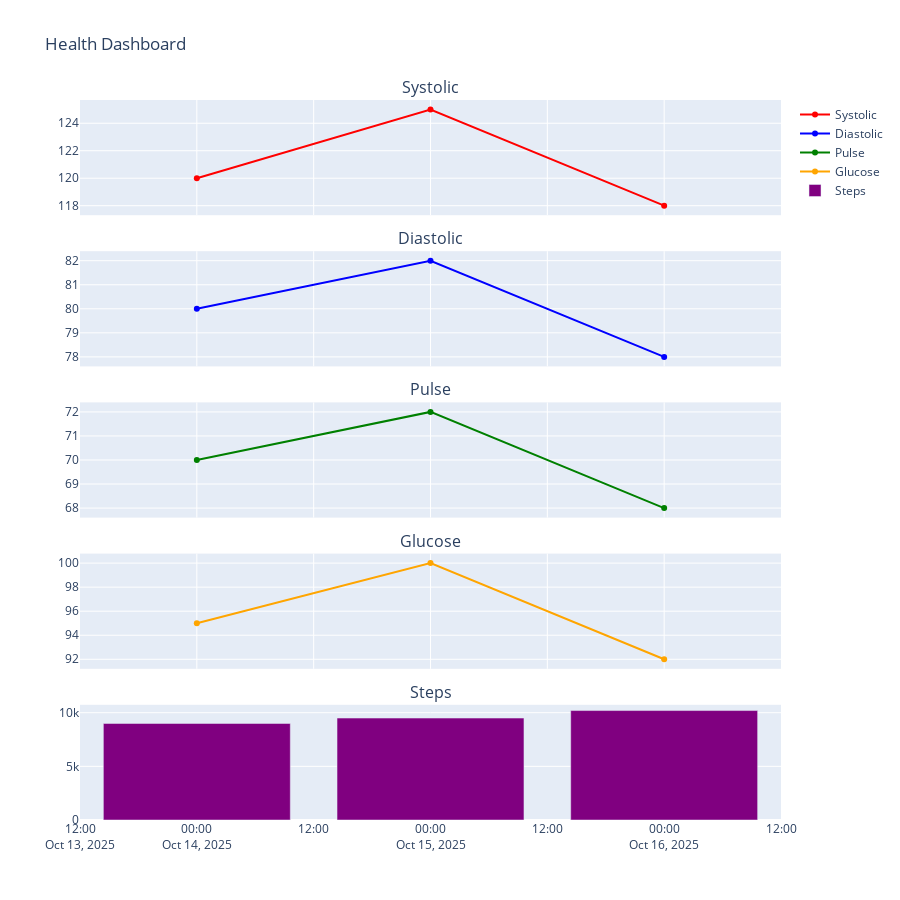

Source (notebook cell):
### Code cell
# Install Plotly if not already installed
!pip install plotly --quiet

import plotly.graph_objs as go
from plotly.subplots import make_subplots

# Sample data
dates = ["2025-10-14", "2025-10-15", "2025-10-16"]
systolic = [120, 125, 118]
diastolic = [80, 82, 78]
pulse = [70, 72, 68]
glucose = [95, 100, 92]
steps = [9000, 9500, 10200]

# Create subplots
fig = make_subplots(
    rows=5, cols=1,
    shared_xaxes=True,
    vertical_spacing=0.05,
    subplot_titles=("Systolic", "Diastolic", "Pulse", "Glucose", "Steps")
)

# Add traces
fig.add_trace(go.Scatter(x=dates, y=systolic, mode='lines+markers', name='Systolic', line=dict(color='red')), row=1, col=1)
fig.add_trace(go.Scatter(x=dates, y=diastolic, mode='lines+markers', name='Diastolic', line=dict(color='blue')), row=2, col=1)
fig.add_trace(go.Scatter(x=dates, y=pulse, mode='lines+markers', name='Pulse', line=dict(color='green')), row=3, col=1)
fig.add_trace(go.Scatter(x=dates, y=glucose, mode='lines+markers', name='Glucose', line=dict(color='orange')), row=4, col=1)
fig.add_trace(go.Bar(x=dates, y=steps, name='Steps', marker=dict(color='purple')), row=5, col=1)

# Layout update
fig.update_layout(height=900, title_text="Health Dashboard")

# Show graph
fig.show()

### Figure 1 — Plotly figure (JSON) as saved in the notebook; plotly's stock layout.template omitted (floating-point values rounded to 4 significant figures)
{"data": [{"line": {"color": "red"}, "mode": "lines+markers", "name": "Systolic", "x": ["2025-10-14", "2025-10-15", "2025-10-16"], "y": [120, 125, 118], "type": "scatter", "xaxis": "x", "yaxis": "y"}, {"line": {"color": "blue"}, "mode": "lines+markers", "name": "Diastolic", "x": ["2025-10-14", "2025-10-15", "2025-10-16"], "y": [80, 82, 78], "type": "scatter", "xaxis": "x2", "yaxis": "y2"}, {"line": {"color": "green"}, "mode": "lines+markers", "name": "Pulse", "x": ["2025-10-14", "2025-10-15", "2025-10-16"], "y": [70, 72, 68], "type": "scatter", "xaxis": "x3", "yaxis": "y3"}, {"line": {"color": "orange"}, "mode": "lines+markers", "name": "Glucose", "x": ["2025-10-14", "2025-10-15", "2025-10-16"], "y": [95, 100, 92], "type": "scatter", "xaxis": "x4", "yaxis": "y4"}, {"marker": {"color": "purple"}, "name": "Steps", "x": ["2025-10-14", "2025-10-15", "2025-10-16"], "y": [9000, 9500, 10200], "type": "bar", "xaxis": "x5", "yaxis": "y5"}], "layout": {"xaxis": {"anchor": "y", "domain": [0, 1], "matches": "x5", "showticklabels": false}, "yaxis": {"anchor": "x", "domain": [0.84, 1]}, "xaxis2": {"anchor": "y2", "domain": [0, 1], "matches": "x5", "showticklabels": false}, "yaxis2": {"anchor": "x2", "domain": [0.63, 0.79]}, "xaxis3": {"anchor": "y3", "domain": [0, 1], "matches": "x5", "showticklabels": false}, "yaxis3": {"anchor": "x3", "domain": [0.42, 0.58]}, "xaxis4": {"anchor": "y4", "domain": [0, 1], "matches": "x5", "showticklabels": false}, "yaxis4": {"anchor": "x4", "domain": [0.21, 0.37]}, "xaxis5": {"anchor": "y5", "domain": [0, 1]}, "yaxis5": {"anchor": "x5", "domain": [0, 0.16]}, "annotations": [{"font": {"size": 16}, "showarrow": false, "text": "Systolic", "x": 0.5, "xanchor": "center", "xref": "paper", "y": 1, "yanchor": "bottom", "yref": "paper"}, {"font": {"size": 16}, "showarrow": false, "text": "Diastolic", "x": 0.5, "xanchor": "center", "xref": "paper", "y": 0.79, "yanchor": "bottom", "yref": "paper"}, {"font": {"size": 16}, "showarrow": false, "text": "Pulse", "x": 0.5, "xanchor": "center", "xref": "paper", "y": 0.58, "yanchor": "bottom", "yref": "paper"}, {"font": {"size": 16}, "showarrow": false, "text": "Glucose", "x": 0.5, "xanchor": "center", "xref": "paper", "y": 0.37, "yanchor": "bottom", "yref": "paper"}, {"font": {"size": 16}, "showarrow": false, "text": "Steps", "x": 0.5, "xanchor": "center", "xref": "paper", "y": 0.16, "yanchor": "bottom", "yref": "paper"}], "title": {"text": "Health Dashboard"}, "height": 900}}
